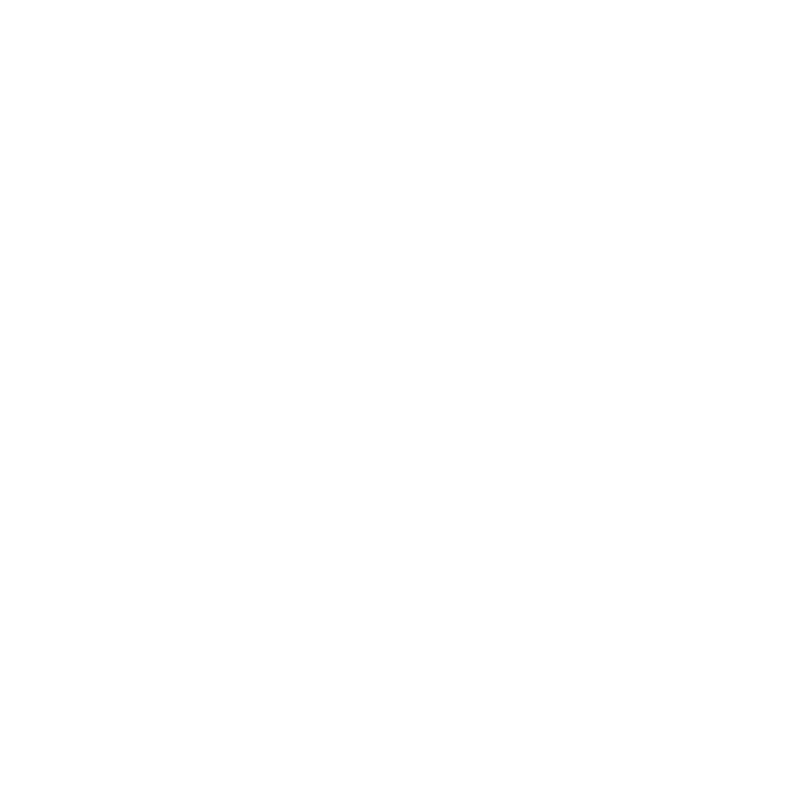
Frame 1 (no input)
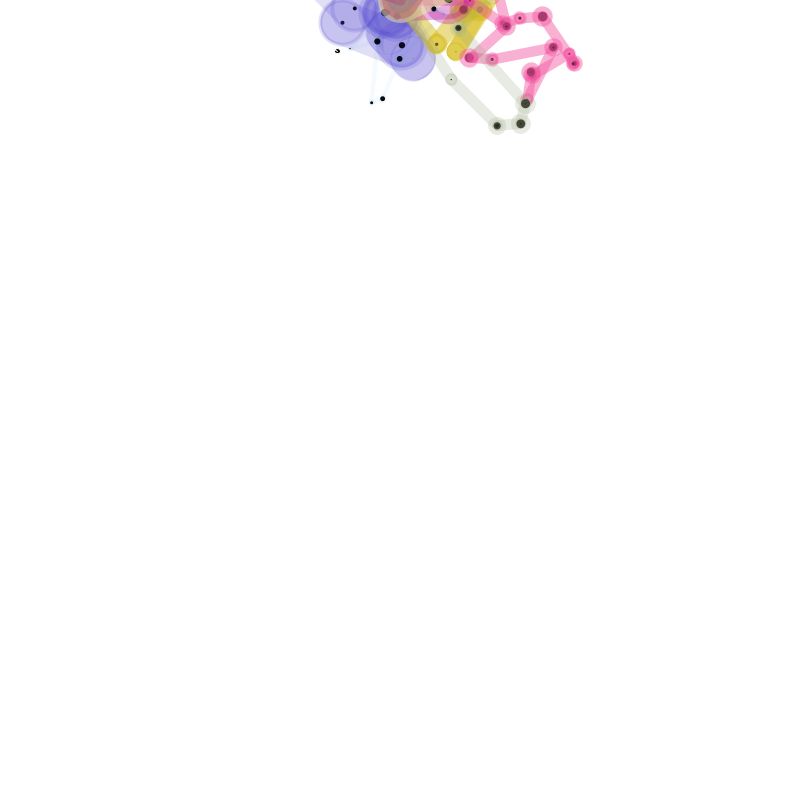
Frame 60 (the mouse pressed at the canvas centre just before this capture)
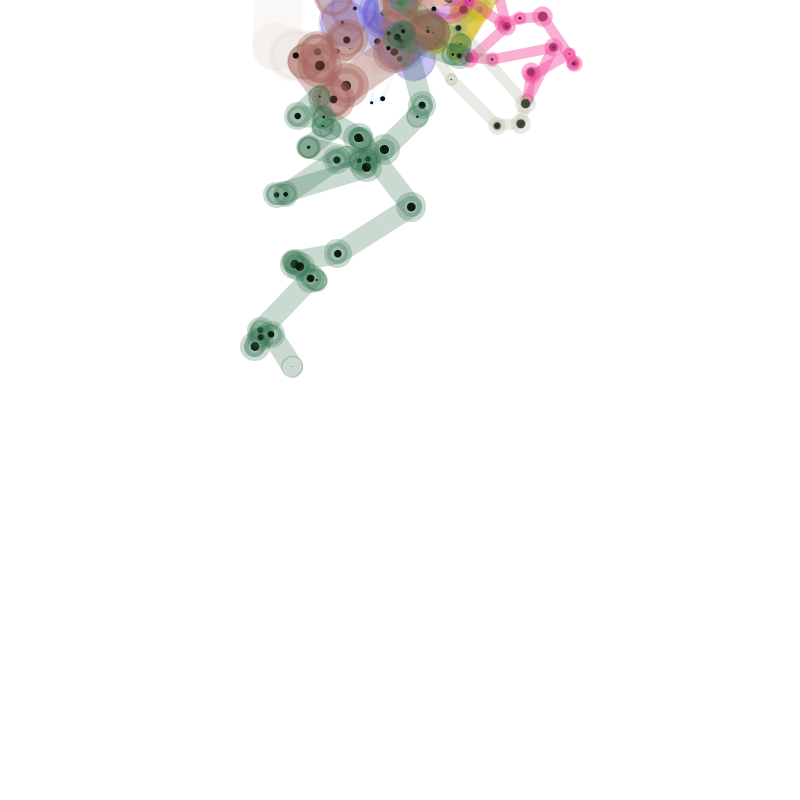
Frame 120 (the mouse held since frame 60 and released just before this capture)

The Processing sketch that drew these frames (run headless with seeded random() and noise(); from frame 60 on, the mouse is pressed at the canvas centre):

// Processing sketch: processing_115628
// ── processing_115628.pde


int d=10;
PVector init;
PVector next = new PVector(0,0);
float midX;
 float midY;
 int count=0;
 color c1;

void setup()
{
  background(255);
  noSmooth();
  size (800,800);
  translate(width/2,height/2);

  
  midX=width/2;
 // midY=height;
   midY=0;
  
  init=new PVector(midX,midY);
  stroke(255);
  smooth();



}

void draw()
{
  
  
 // strokeWeight(1);
  //point(init.x,init.y);
 
  float limbSize= random(100);
 
  
 
 // if(init.x>width || init.y>height)
 //delay(10);
  next.x=init.x+random(-limbSize,limbSize);
  next.y=init.y+random(-limbSize,limbSize);
 
 float radius=random(10);
  
  
  line(init.x,init.y,next.x,next.y);
  ellipse(next.x,next.y,radius,radius);
  fill(0);
  
  
  init.x= next.x;
  init.y= next.y;
  
  // quando a posição sair do ecra, reiniciar no centro
  
  if(init.x>width||init.x<0||init.y>height||init.y<0){
    init.x=midX;
    init.y=midY;
    c1 = color(random(255), random(255), random(255), random(150));
    stroke(c1);
    strokeWeight(random(2,50));
  }
  
  count ++;
  
  if(count % 10==0){
  
   // save("jpg/frame"+count+".jpg");
  }

}

void mousePressed() {
  println("mouse pressed!");
  //salvar frame sempre que necessário
  save("jpg/frame"+count+".jpg");
}
